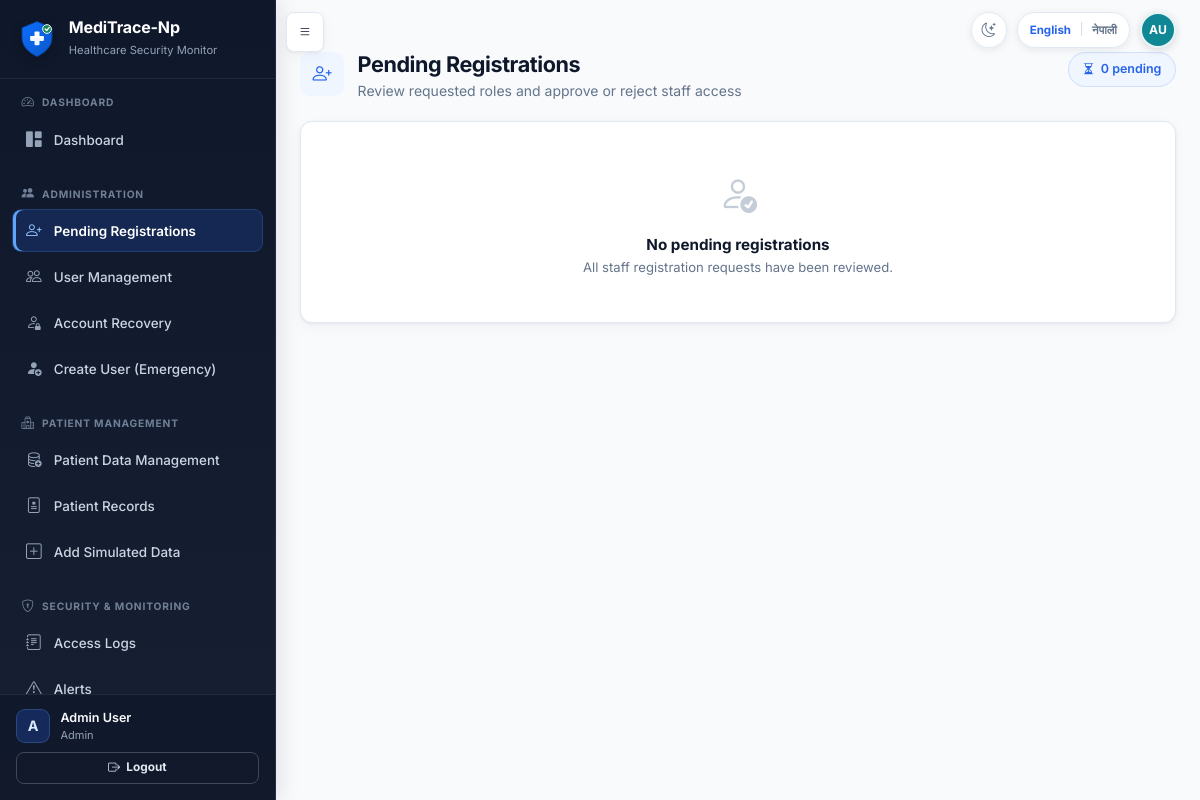
The page /admin/pending-users (signed in) on the database its author committed.
### tables this page shows
CREATE TABLE users (
            id INTEGER PRIMARY KEY AUTOINCREMENT,
            full_name TEXT NOT NULL,
            staff_id TEXT NOT NULL UNIQUE,
            email TEXT NOT NULL UNIQUE,
            username TEXT NOT NULL UNIQUE,
            password_hash TEXT NOT NULL,
            role TEXT NOT NULL,
            department TEXT NOT NULL,
            work_start TEXT NOT NULL,
            work_end TEXT NOT NULL,
            approval_status TEXT NOT NULL DEFAULT 'pending',
            is_active INTEGER NOT NULL DEFAULT 1,
            approved_by INTEGER,
            approved_at TEXT,
            rejection_reason TEXT,
            created_at TEXT NOT NULL,
            last_login TEXT, is_deleted INTEGER NOT NULL DEFAULT 0, failed_attempts INTEGER NOT NULL DEFAULT 0, locked_until TEXT, last_failed_login TEXT, must_change_password INTEGER NOT NULL DEFAULT 0, credential_version INTEGER NOT NULL DEFAULT 0, credentials_changed_at TEXT, credentials_changed_by INTEGER, preferred_language TEXT NOT NULL DEFAULT 'en',
            FOREIGN KEY (approved_by) REFERENCES users(id)
        );

### app.py (the view, shortened to what this page needs)
@app.route('/admin/pending-users', methods=['GET', 'POST'])
@login_required
@admin_panel_required
def pending_users():
    users = get_pending_users()
    for u in users:
        u['created_at_display'] = format_datetime_display(u.get('created_at'))
    return render_template(
        'pending_users.html',
        users=users,
        roles=Config.STAFF_REGISTER_ROLES,
        departments=Config.DEPARTMENTS,
    )

### account_recovery.py (called while the page is built)
def _actor_dict(actor):
    return getattr(actor, '_raw', actor) or {}

def _visibility(actor, alias='r'):
    actor = _actor_dict(actor)
    if actor.get('role') == 'Super Admin':
        return '1=1', []
    if actor.get('role') == 'Admin':
        return (
            f"{alias}.requested_destination = 'administrator' AND ("
            f"{alias}.matched_user_id IS NULL OR NOT EXISTS ("
            f"SELECT 1 FROM users scoped_user WHERE scoped_user.id = {alias}.matched_user_id "
            f"AND scoped_user.role IN ('Admin', 'Super Admin')))"
        ), []
    return '1=0', []

def get_recovery_request_count(actor, open_only=True):
    where, params = _visibility(actor)
    status_sql = " AND r.status IN ('pending', 'in_review', 'identity_verified')" if open_only else ''
    conn = get_db()
    count = conn.execute(
        f'SELECT COUNT(*) AS count FROM account_recovery_requests r WHERE {where}{status_sql}',
        params,
    ).fetchone()['count']
    conn.close()
    return count

### app.py (called while the page is built, shortened)
@app.context_processor
def inject_message_context():
    ep = request.endpoint
    def nav_active(*endpoints):
        return 'active' if ep in endpoints else ''
    ctx = {
        'unread_messages': [],
        'unread_message_count': 0,
        'nav_active': nav_active,
        'APP_NAME': Config.APP_NAME,
        'open_recovery_request_count': 0,
        'is_restricted_record': is_restricted_record,
        'sensitivity_label': sensitivity_display,
        'sensitivity_key': sensitivity_key,
    }
    if current_user.is_authenticated:
        ctx['unread_messages'] = get_unread_messages_for_user(current_user.id)
        ctx['unread_message_count'] = len(ctx['unread_messages'])
        if current_user.is_admin_panel:
            ctx['open_recovery_request_count'] = get_recovery_request_count(current_user)
    return ctx

@app.before_request
def enforce_credential_session_state():
    if not current_user.is_authenticated:
        return None
    stored_version = int(session.get('credential_version', 0) or 0)
    allowed = {'change_temporary_password', 'change_language', 'logout', 'static'}
    if current_user.must_change_password and request.endpoint not in allowed:
        flash('You must replace your temporary password before continuing.', 'warning')
        return redirect(url_for('change_temporary_password'))
    return None

### auth.py (called while the page is built)
    @property
    def is_super_admin(self):
        return self.role == 'Super Admin'

### templates/pending_users.html (shortened to what this page needs)
{% extends "base.html" %}
{% from "macros.html" import page_header, empty_state %}
{% block content %}
<div class="app-page">
{{ page_header('Pending Registrations', 'Review requested roles and approve or reject staff access', 'bi-person-plus', users|length ~ ' pending', 'bi-hourglass-split') }}
{% for user in users %}
<div class="card mb-3 approval-card">
    <div class="card-body">
        <div class="row">
            <div class="col-md-8">
                <h5>{{ user.full_name }} ({{ user.staff_id }})</h5>
                <p class="mb-1"><strong>Email:</strong> {{ user.email }} | <strong>Username:</strong> {{ user.username }}</p>
                <p class="mb-1">Requested: <span class="badge bg-secondary">{{ tr_display(user.role) }}</span> — {{ tr_display(user.department) }}</p>
                <p class="mb-0">Work hours: {{ user.work_start }} - {{ user.work_end }}</p>
                <p class="mb-0"><strong>Registered:</strong> {{ user.created_at_display }}</p>
            </div>
            <div class="col-md-4">
                <form method="POST" class="mb-2">
                    <input type="hidden" name="csrf_token" value="{{ csrf_token() }}">
                    <input type="hidden" name="user_id" value="{{ user.id }}">
                    <input type="hidden" name="action" value="approve">
                    <div class="mb-2">
                        <label class="form-label small">Role</label>
                        <select name="role" class="form-select form-select-sm">
                            {% for r in roles %}
                            <option value="{{ r }}" {% if r == user.role %}selected{% endif %}>{{ tr_display(r) }}</option>
                            {% endfor %}
                        </select>
                    </div>
                    <div class="mb-2">
                        <label class="form-label small">Department</label>
                        <select name="department" class="form-select form-select-sm">
                            {% for d in departments %}
                            <option value="{{ d }}" {% if d == user.department %}selected{% endif %}>{{ tr_display(d) }}</option>
                            {% endfor %}
                        </select>
                    </div>
                        <button type="submit" class="btn btn-success btn-sm w-100"><i class="bi bi-check2-circle"></i>Approve</button>
                </form>
                <form method="POST">
                    <input type="hidden" name="csrf_token" value="{{ csrf_token() }}">
                    <input type="hidden" name="user_id" value="{{ user.id }}">
                    <input type="hidden" name="action" value="reject">
                    <input type="text" name="rejection_reason" class="form-control form-control-sm mb-1" placeholder="Rejection reason">
                    <button type="submit" class="btn btn-outline-danger btn-sm w-100"><i class="bi bi-x-circle"></i>Reject</button>
                </form>
            </div>
        </div>
    </div>
</div>
{% else %}
<div class="card">{{ empty_state('bi-person-check', 'No pending registrations', 'All staff registration requests have been reviewed.') }}</div>
{% endfor %}
</div>
{% endblock %}

### templates/base.html (shortened to what this page needs)
<!DOCTYPE html>
<html lang="{{ current_locale|default('en') }}" data-theme="light">
<head>
    <link href="https://cdn.jsdelivr.net/npm/bootstrap@5.3.2/dist/css/bootstrap.min.css" rel="stylesheet">
    <link href="https://cdn.jsdelivr.net/npm/bootstrap-icons@1.11.1/font/bootstrap-icons.css" rel="stylesheet">
    <link href="{{ url_for('static', filename='css/style.css') }}" rel="stylesheet">
    <link href="{{ url_for('static', filename='css/explainability.css') }}" rel="stylesheet">
    <link href="{{ url_for('static', filename='css/theme.css') }}" rel="stylesheet">
</head>
<body class="{% if current_user.is_authenticated %}has-sidebar{% endif %}">
    {% set language_return_path = request.full_path if request.query_string else request.path %}
    {% macro language_switch(extra_class='') %}
    <form method="POST" action="{{ url_for('change_language') }}" class="language-switch {{ extra_class }}" aria-label="{{ _('Switch language') }}">
        <button type="submit" name="language" value="en" class="language-option{% if current_locale == 'en' %} active{% endif %}" lang="en" aria-pressed="{{ 'true' if current_locale == 'en' else 'false' }}">English</button>
        <span class="language-divider" aria-hidden="true">|</span>
        <button type="submit" name="language" value="ne" class="language-option{% if current_locale == 'ne' %} active{% endif %}" lang="ne" aria-pressed="{{ 'true' if current_locale == 'ne' else 'false' }}">नेपाली</button>
    </form>
    {% endmacro %}
    {% macro theme_toggle(extra_class='') %}
    <button
        type="button"
        class="theme-toggle {{ extra_class }}"
        aria-label="{{ _('Switch to Dark Mode') }}"
        aria-pressed="false"
        title="{{ _('Switch to Dark Mode') }}"
        data-label-dark="{{ _('Switch to Dark Mode') }}"
        data-label-light="{{ _('Switch to Light Mode') }}"
    ><i class="bi bi-moon-stars" aria-hidden="true"></i></button>
    {% endmacro %}
    {% if current_user.is_authenticated %}
    {% from "macros.html" import user_initials %}
    {% set avatar_name = current_user.full_name|default('', true)|trim %}
    {% if not avatar_name %}{% set avatar_name = current_user.display_name|default('', true)|trim %}{% endif %}
    {% if not avatar_name %}{% set avatar_name = current_user.username|default('User', true)|trim %}{% endif %}
    <button type="button" class="btn btn-dark sidebar-toggle-btn" id="sidebarToggle" aria-label="{{ _('Toggle navigation') }}">
        <i class="bi bi-list"></i>
    </button>
    <div class="authenticated-header-actions" aria-label="{{ _('Current user') }}">
        {{ theme_toggle() }}
        {{ language_switch() }}
        <span
            class="header-user-avatar"
            role="img"
            aria-label="{{ _('Signed in as {name}', name=avatar_name) }}"
            title="{{ avatar_name }}"
        >{{ user_initials(current_user) }}</span>
    </div>
    <aside class="sidebar" id="sidebar">
        <div class="sidebar-brand">
            <img src="{{ url_for('static', filename='images/meditrace-logo.svg') }}" alt="{{ APP_NAME|default('MediTrace-Np') }}" class="brand-logo">
            <div>
                <h5 class="text-white mb-0 brand-title">{{ APP_NAME|default('MediTrace-Np') }}</h5>
                <small class="text-muted">Healthcare Security Monitor</small>
            </div>
        </div>
        <div class="sidebar-nav-scroll">
            {% import "sidebar_macros.html" as sidebar with context %}
            {% if current_user.is_admin_panel %}
                {{ sidebar.admin_sidebar() }}
            {% else %}
                {{ sidebar.staff_sidebar() }}
            {% endif %}
        </div>
        <div class="sidebar-footer">
            <div class="sidebar-user-summary">
                <span class="sidebar-user-avatar" aria-hidden="true">{{ current_user.full_name[:1]|upper }}</span>
                <div class="sidebar-user-copy">
                    <div class="small text-muted sidebar-user-name">{{ current_user.full_name }}</div>
                    <div class="small text-muted sidebar-user-role">{{ tr_display(current_user.role) }}</div>
                </div>
            </div>
            <a href="{{ url_for('logout') }}" class="btn btn-outline-light btn-sm mt-2 w-100 fw-bold">
                <i class="bi bi-box-arrow-right"></i> Logout
            </a>
        </div>
    </aside>
    <main class="main-content" id="mainContent">
    {% else %}
    <div class="public-header-actions">
        {{ theme_toggle('public-theme-toggle') }}
        {{ language_switch('public-language-switch') }}
    </div>
    <main class="auth-main container py-4">
    {% endif %}
            {% block content %}{% endblock %}
    {% if current_user.is_authenticated %}
    </main>
    {% else %}
    </main>
    {% endif %}
</body>
</html>

### templates/sidebar_macros.html (shortened to what this page needs)
{% macro section_header(icon, title) %}
<div class="sidebar-section-header">
    <i class="bi {{ icon }}"></i>
    <span>{{ _(title) }}</span>
</div>
{% endmacro %}
{% macro admin_sidebar() %}
<ul class="nav flex-column sidebar-nav">
    {{ section_header('bi-speedometer2', 'Dashboard') }}
    <li class="nav-item">
        <a class="nav-link {{ nav_active('admin_dashboard') }}" href="{{ url_for('admin_dashboard') }}">
            <i class="bi bi-grid-1x2-fill"></i><span>Dashboard</span>
        </a>
    </li>
    {{ section_header('bi-people-fill', 'Administration') }}
    <li class="nav-item">
        <a class="nav-link {{ nav_active('pending_users') }}" href="{{ url_for('pending_users') }}">
            <i class="bi bi-person-plus"></i><span>Pending Registrations</span>
        </a>
    </li>
    <li class="nav-item">
        <a class="nav-link {{ nav_active('user_management', 'user_activity') }}" href="{{ url_for('user_management') }}">
            <i class="bi bi-people"></i><span>User Management</span>
        </a>
    </li>
    <li class="nav-item">
        <a class="nav-link {{ nav_active('recovery_requests', 'recovery_request_detail') }}" href="{{ url_for('recovery_requests') }}">
            <i class="bi bi-person-lock"></i><span>Account Recovery</span>
        </a>
    </li>
    <li class="nav-item">
        <a class="nav-link {{ nav_active('admin_create_user') }}" href="{{ url_for('admin_create_user') }}">
            <i class="bi bi-person-fill-add"></i><span>Create User (Emergency)</span>
        </a>
    </li>
    {{ section_header('bi-hospital', 'Patient Management') }}
    <li class="nav-item">
        <a class="nav-link {{ nav_active('patient_data_management') }}" href="{{ url_for('patient_data_management') }}">
            <i class="bi bi-database-add"></i><span>Patient Data Management</span>
        </a>
    </li>
    <li class="nav-item">
        <a class="nav-link {{ nav_active('patient_records', 'record_detail') }}" href="{{ url_for('patient_records') }}">
            <i class="bi bi-file-medical"></i><span>Patient Records</span>
        </a>
    </li>
    <li class="nav-item">
        <a class="nav-link {{ nav_active('simulated_patient_data') }}" href="{{ url_for('simulated_patient_data') }}">
            <i class="bi bi-plus-square"></i><span>Add Simulated Data</span>
        </a>
    </li>
    {{ section_header('bi-shield-lock', 'Security & Monitoring') }}
    <li class="nav-item">
        <a class="nav-link {{ nav_active('admin_events') }}" href="{{ url_for('admin_events') }}">
            <i class="bi bi-journal-text"></i><span>Access Logs</span>
        </a>
    </li>
    <li class="nav-item">
        <a class="nav-link {{ nav_active('admin_alerts') }}" href="{{ url_for('admin_alerts') }}">
            <i class="bi bi-exclamation-triangle"></i><span>Alerts</span>
        </a>
    </li>
</ul>
{% endmacro %}

### static/css/theme.css (style rules this page uses)
.theme-toggle { width: 36px; height: 36px; display: inline-flex; align-items: center; justify-content: center; flex: 0 0 36px; padding: 0; color: var(--app-muted); background: rgba(255, 255, 255, 0.94); border: 1px solid var(--app-border); border-radius: 999px; box-shadow: 0 2px 8px rgba(15, 23, 42, 0.08); font-size: 0.9rem; line-height: 1; cursor: pointer; transition: color 0.15s ease, background 0.15s ease, border-color 0.15s ease; }

### rows shown on the page
users: full_name "A", full_name "Admin User", role "Admin"

### other values the page prints
{{ (name_parts[0][0] ~ name_parts[-1][0])|upper }} "AU"
{{ APP_NAME|default('MediTrace-Np') }} "MediTrace-Np"
